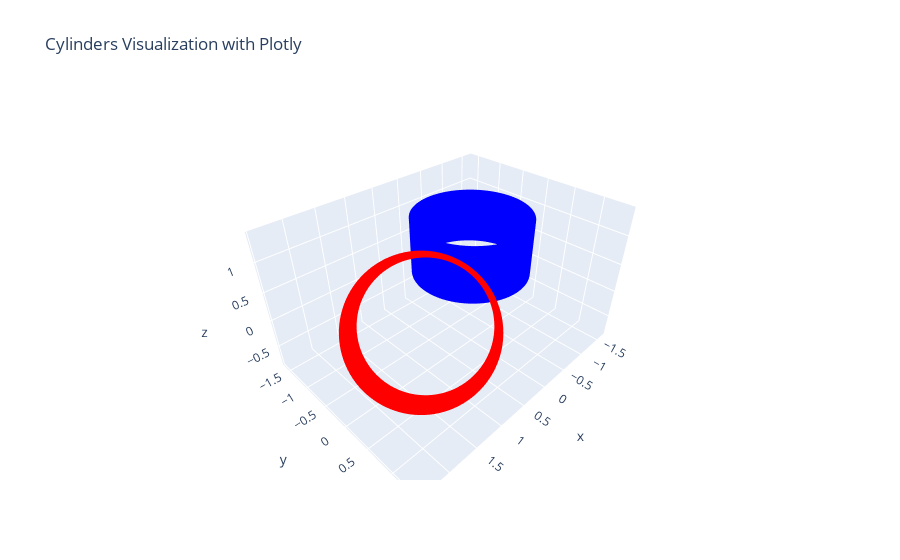

Notebook cell for this chart:
### Code cell
import plotly.graph_objects as go
import numpy as np

def rotation_matrix_from_vectors(vec1, vec2):
    """ Find the rotation matrix that aligns vec1 to vec2 """
    a, b = (vec1 / np.linalg.norm(vec1)).reshape(3), (vec2 / np.linalg.norm(vec2)).reshape(3)
    v = np.cross(a, b)
    c = np.dot(a, b)
    s = np.linalg.norm(v)
    if s == 0:
        return np.eye(3)
    kmat = np.array([[0, -v[2], v[1]], [v[2], 0, -v[0]], [-v[1], v[0], 0]])
    return np.eye(3) + kmat + kmat.dot(kmat) * ((1 - c) / (s ** 2))

def draw_cylinder(center, radius, height, direction, color='blue'):
    objs = []  # Objects to add to the figure
    h = height
    direction = direction / np.linalg.norm(direction)  # Normalize direction vector
    # Rotation matrix to align circle normal to the cylinder direction
    rot_matrix = rotation_matrix_from_vectors(np.array([0, 0, 1]), direction)

    # Generate cylinder surface
    theta = np.linspace(0, 2 * np.pi, 100)
    steps = 100  # Number of steps along the cylinder's height
    for step in np.linspace(-0.5, 0.5, steps):
        circle_x = radius * np.cos(theta)
        circle_y = radius * np.sin(theta)
        circle_z = np.zeros_like(theta)  # Initially, circles are in the xy-plane
        circle_points = np.vstack((circle_x, circle_y, circle_z)).T
        circle_points = circle_points @ rot_matrix.T  # Apply rotation
        circle_points += center + direction * step * h  # Translate to position

        cylinder_surface = go.Scatter3d(x=circle_points[:, 0], y=circle_points[:, 1], z=circle_points[:, 2],
                                        mode='lines', line=dict(width=2, color=color),
                                        showlegend=False)
        objs.append(cylinder_surface)
    return objs



cylinder1_vis = draw_cylinder(cylinder1["center"], cylinder1["radius"], cylinder1["height"], cylinder1["direct"], color='red')
cylinder2_vis = draw_cylinder(cylinder2["center"], cylinder2["radius"], cylinder2["height"], cylinder2["direct"])
fig = go.Figure(data = [*cylinder1_vis, *cylinder2_vis])
# Update layout
fig.update_layout(scene=dict(aspectmode='data'), title="Cylinders Visualization with Plotly")
fig.show()
